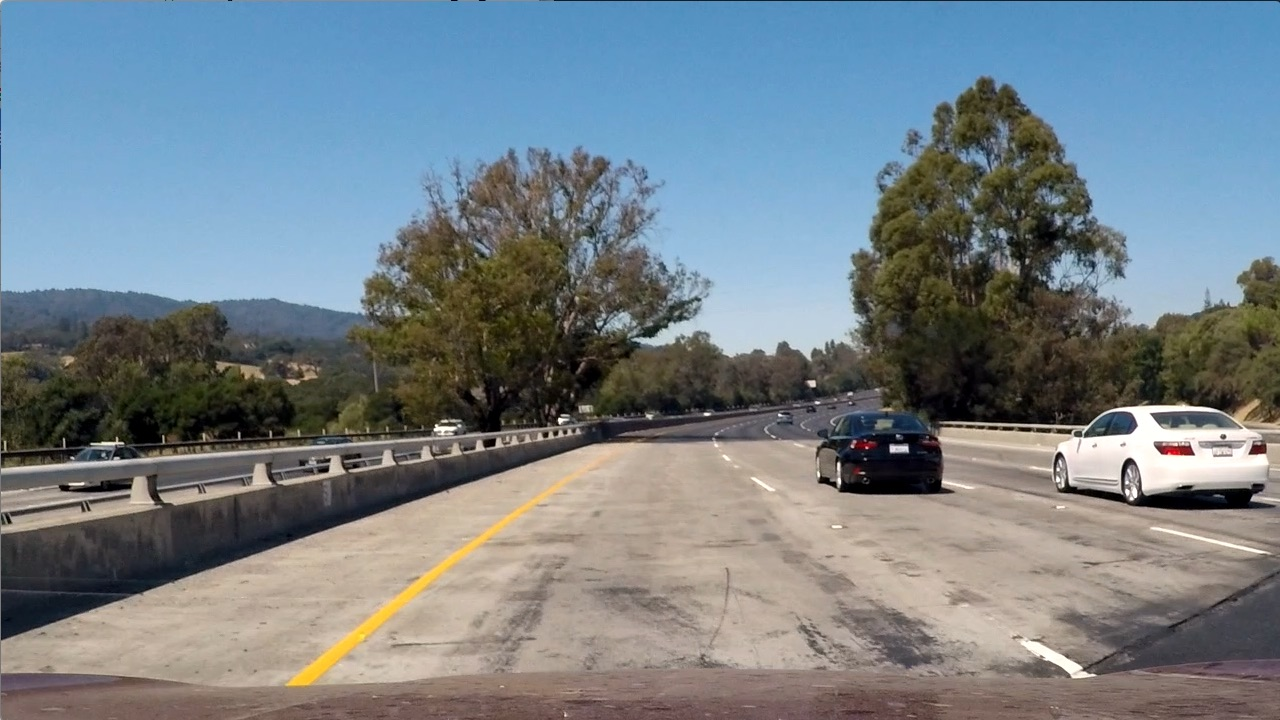
#> input picture test_images/test1.jpg, 1280 x 720 px
$ jupyter execute pipeline_for_advanced_land_line_detection.ipynb   (shell and % lines are left out)   (older library calls are emulated)
#> lines starting #> are read from the running program, lines starting #| are printed output that depends on the picture; long printed decimals are rounded
### undistort.py
import cv2
import argparse
import pickle

def undistort(img, mtx, dist):
    '''
    Transforms an image to compensate radial and tangential lens distortion.

    Input:
        img: distored image
    Output:
       undistorted_img: corrected image
    '''
    undistorted_img = cv2.undistort(img, mtx, dist, None, mtx)
    return undistorted_img

# [38 lines that do not run on import are left out]

### threshold_select.py
import cv2
import numpy as np

def bgr_to_rgb(img):
    '''
    Transform an image from BGR to RGB
    Input:
        img: image in BGR colorspace
    Output:
        rgb: image in RGB colorspace
    '''
    rgb = cv2.cvtColor(img, cv2.COLOR_BGR2RGB)
    return rgb

# [10 lines left out: function rgb_to_grayscale, not called in this run]

def rgb_to_hls(img):
    '''
    Transform an image from RGB to GRAYSCALE
    Input:
        img: image in RGB colorspace
    Output:
        hls: image in HLS colorspace
    '''
    hls = cv2.cvtColor(img, cv2.COLOR_RGB2HLS)
    return hls

def hls_channel_select(hls, thresh=(0, 255), channel=2):
    '''
    Thresholds the S-channel of HLS

    Input:
        hls: image in HLS colorspace
        thresh: lower and upper bound of the threshold
        channel: the channel to perform threshold select 0-H, 1-L, 2-S (default=2)
    Output:
        hls_binary: binary output of the threshold select
    '''
    channel_select = hls[:,:,channel]
    hls_binary = np.zeros_like(channel_select)
    hls_binary[(channel_select > thresh[0]) & (channel_select <= thresh[1])] = 1
    return hls_binary

# [42 lines left out: functions mag_sobel_hls, dir_sobel_hls, not called in this run]

def sobel_hls(hls, thresh=(0, 255), gradient='x', channel=2, sobel_kernel=3):
    '''
    Thresholds the gradient for a given sobel kernel size

    Input:
        hls: image in HLS colorspace
        thresh: lower and upper bound of the threshold (default=(0,255))
        gradient: the gradient direction 'x' or 'y' (default='x')
        channel: the channel to perform threshold select 0-H, 1-L, 2-S (default=2)
        sobel_kernel: sobel kernel size (default=3)
    Output:
        binary_output: binary output of the threshold select
    '''
    channel_select = hls[:,:,channel]
    if gradient == 'x':
        sobel = cv2.Sobel(channel_select, cv2.CV_64F, 1, 0, ksize=sobel_kernel) # Take the derivative in x
    if gradient == 'y':
        sobel = cv2.Sobel(channel_select, cv2.CV_64F, 0, 1, ksize=sobel_kernel) # Take the derivative in y
    abs_sobel = np.absolute(sobel)
    scaled_sobel = np.uint8(255*abs_sobel/np.max(abs_sobel))

    binary_output = np.zeros_like(channel_select)
    binary_output[(scaled_sobel > thresh[0]) & (scaled_sobel <= thresh[1])] = 1
    return binary_output

### mask.py
import numpy as np
import cv2

def calculate_vertices(image, height_percentage = 0.5,
                       top_width_percentage = 0.04,
                       bottom_width_percentage = 0.90):
    '''
    Calculate vertices for a polygon

    Input:
        image: input image
        height_percentage: height percentage of the image's height to calculate the vertices of the polygon
        top_width_percentage: top percentage of the image's width to calculate the vertices of the polygon
        bottom_width_percentage: bottom percentage of the image's width to calculate the vertices of the polygon
    Output:
        vertices: 4 vertices to form the polygon
    '''
    imshape = image.shape
    top_y = int(imshape[0] * (1 - height_percentage))
    top_left_x = int(imshape[1] * (1 - top_width_percentage)/2)
    top_right_x = int(imshape[1] - imshape[1] * (1 - top_width_percentage)/2)
    bottom_y = int(imshape[0])
    bottom_left_x = int(imshape[1] * (1 - bottom_width_percentage)/2)
    bottom_right_x = int(imshape[1] - imshape[1] * (1 - bottom_width_percentage)/2)
    vertices = np.array([[(bottom_left_x, bottom_y),
                          (top_left_x, top_y),
                          (top_right_x, top_y),
                          (bottom_right_x, bottom_y)]],
                        dtype=np.int32)
    return vertices

def region_of_interest(img, vertices):
    """
    Applies an image mask.

    Only keeps the region of the image defined by the polygon
    formed from `vertices`. The rest of the image is set to black.

    Input:
        img: imput image
        vertices: vertices to form the polygon mask
    Output:
        masked_image: masked image
    """
    #defining a blank mask to start with
    mask = np.zeros_like(img)

    #defining a 3 channel or 1 channel color to fill the mask with depending on the input image
    if len(img.shape) > 2:
        channel_count = img.shape[2]  # i.e. 3 or 4 depending on your image
        ignore_mask_color = (255,) * channel_count
    else:
        ignore_mask_color = 255

    #filling pixels inside the polygon defined by "vertices" with the fill color
    cv2.fillPoly(mask, vertices, ignore_mask_color)

    #returning the image only where mask pixels are nonzero
    masked_image = cv2.bitwise_and(img, mask)
    return masked_image

### perspective_transform.py
import numpy as np
import cv2
from numpy.linalg import inv

def perspective_transform(image):
    '''
    Perform perspective transform
    Input:
      image: image before perspective transform
    Output:
      warped_image: image after perspective transform
    '''
    src = np.float32([[200, 720],[1100, 720],[580, 455],[700, 455]])
    dst = np.float32([[300, 720],[1000, 720],[300, 0],[1000, 0]])

    M = cv2.getPerspectiveTransform(src, dst)
    Minv = inv(M)
    img_size = (image.shape[1], image.shape[0])
    warped_image = cv2.warpPerspective(image, M, img_size, flags=cv2.INTER_LINEAR)
    return warped_image, M, Minv

### pipeline_for_advanced_land_line_detection.ipynb
# Pipeline for advanced line detection

## 0. Import Packages

[cell 1]
import pickle
import matplotlib.pyplot as plt
import matplotlib.cm as cm
import cv2
import numpy as np
import glob
import os
from undistort import undistort
from threshold_select import bgr_to_rgb, rgb_to_grayscale, rgb_to_hls, hls_channel_select, mag_sobel_hls, dir_sobel_hls, sobel_hls
from perspective_transform import perspective_transform
from mask import calculate_vertices, region_of_interest

print('Done Importing')

## 1. Load Camera Calibration Data

[cell 2]
image_path = glob.glob('./test_images/test1.jpg')[0]
image_filename = os.path.basename(image_path)
image = cv2.imread(image_path)
#> image is the input picture: shape (720, 1280, 3); mean B, G, R 135.5, 128.7, 117.5

camera_calibration_file = './camera_calibration.p'
with open(camera_calibration_file, mode='rb') as f:
#> (reads camera_calibration.p from the repository)
    cali_data = pickle.load(f)
mtx, dist = cali_data['mtx'], cali_data['dist']
print('Camera matrix:', mtx)
print('Distortion coefficients: ', dist)

## 2. Image Processing
#### 2.1 Distortion correction
#### 2.2 Color/gradient threshold
#### 2.3 Masking
#### 2.4 Perspective transform

[cell 3]

f, axes = plt.subplots(1, 5, figsize=(30,30))
axes = axes.ravel()

fname = os.path.basename(image_filename)
axes[0].imshow(cv2.cvtColor(image, cv2.COLOR_BGR2RGB))
axes[0].set_title(fname, fontsize=15)

undistorted_image = undistort(image, mtx, dist)
axes[1].imshow(cv2.cvtColor(undistorted_image, cv2.COLOR_BGR2RGB))
axes[1].set_title('Undistorted', fontsize=15)
cv2.imwrite('undistort.jpg', undistorted_image)

rgb = bgr_to_rgb(undistorted_image)
hls = rgb_to_hls(rgb)
hls_binary = hls_channel_select(hls, thresh=(125, 255), channel=2)
x_sobel_binary = sobel_hls(hls, thresh=(30,150), gradient='x', channel=1)

binary_select = cv2.bitwise_or(hls_binary, x_sobel_binary)
axes[2].imshow(x_sobel_binary, cmap='gray')
axes[2].set_title('Thresholded S + Thresholded gradient', fontsize=15)
plt.imsave('s_binary.jpg', hls_binary, cmap=cm.gray)
plt.imsave('x_sobel.jpg', x_sobel_binary, cmap=cm.gray)
plt.imsave('binary_select.jpg', binary_select, cmap=cm.gray)

vertices = calculate_vertices(binary_select)
#> vertices = [[63, 720], [614, 360], [665, 360], [1216, 720]]
masked_edges = region_of_interest(binary_select, vertices)
axes[3].imshow(masked_edges, cmap='gray')
axes[3].set_title('Masked Image', fontsize=15)
plt.imsave('masked.jpg', masked_edges, cmap=cm.gray)

binary_warped, M, Minv = perspective_transform(masked_edges)
#> M = [[-0.574, -1.55, 1007.6], [-2.07e-16, -2.01, 912.5], [0, -0.00241, 1]]; Minv = [[-1.74, 7.81, -5370.5], [-1.82e-15, 5.07, -4623], [-4.4e-18, 0.0122, -10.16]]
axes[4].imshow(binary_warped, cmap='gray')
axes[4].set_title('Perspective transformed')
plt.imsave('warped.jpg', binary_warped, cmap=cm.gray)

## 3. Detect Land Lines

[cell 4]
# Assuming you have created a warped binary image called "binary_warped"
# Take a histogram of the bottom half of the image
histogram = np.sum(binary_warped[binary_warped.shape[0]//2:,:], axis=0)
#> histogram = 1280 values, max 353 at index 348, min 0 at index 0, mean 13.77
# Create an output image to draw on and  visualize the result
out_img = np.dstack((binary_warped, binary_warped, binary_warped))*255
# Find the peak of the left and right halves of the histogram
# These will be the starting point for the left and right lines
midpoint = np.int(histogram.shape[0]/2)
leftx_base = np.argmax(histogram[:midpoint])
#> leftx_base = 348
rightx_base = np.argmax(histogram[midpoint:]) + midpoint
#> rightx_base = 1048

# Choose the number of sliding windows
nwindows = 9
# Set height of windows
window_height = np.int(binary_warped.shape[0]/nwindows)
# Identify the x and y positions of all nonzero pixels in the image
nonzero = binary_warped.nonzero()
#> nonzero = 47518 positions, rows 0 to 713, columns 7 to 1279
nonzeroy = np.array(nonzero[0])
nonzerox = np.array(nonzero[1])
# Current positions to be updated for each window
leftx_current = leftx_base
#> leftx_current = 348
rightx_current = rightx_base
#> rightx_current = 1048
# Set the width of the windows +/- margin
margin = 100
# Set minimum number of pixels found to recenter window
minpix = 50
# Create empty lists to receive left and right lane pixel indices
left_lane_inds = []
right_lane_inds = []

# Step through the windows one by one
for window in range(nwindows):
    # Identify window boundaries in x and y (and right and left)
    win_y_low = binary_warped.shape[0] - (window+1)*window_height
    win_y_high = binary_warped.shape[0] - window*window_height
    win_xleft_low = leftx_current - margin
    win_xleft_high = leftx_current + margin
    win_xright_low = rightx_current - margin
    win_xright_high = rightx_current + margin
    # Draw the windows on the visualization image
    cv2.rectangle(out_img,(win_xleft_low,win_y_low),(win_xleft_high,win_y_high),
    (0,255,0), 2)
    cv2.rectangle(out_img,(win_xright_low,win_y_low),(win_xright_high,win_y_high),
    (0,255,0), 2)
    # Identify the nonzero pixels in x and y within the window
    good_left_inds = ((nonzeroy >= win_y_low) & (nonzeroy < win_y_high) &
    (nonzerox >= win_xleft_low) &  (nonzerox < win_xleft_high)).nonzero()[0]
    good_right_inds = ((nonzeroy >= win_y_low) & (nonzeroy < win_y_high) &
    (nonzerox >= win_xright_low) &  (nonzerox < win_xright_high)).nonzero()[0]
    # Append these indices to the lists
    left_lane_inds.append(good_left_inds)
    right_lane_inds.append(good_right_inds)
    # If you found > minpix pixels, recenter next window on their mean position
    if len(good_left_inds) > minpix:
        leftx_current = np.int(np.mean(nonzerox[good_left_inds]))
    if len(good_right_inds) > minpix:
        rightx_current = np.int(np.mean(nonzerox[good_right_inds]))
#> this loop made 9 passes
#> (win_xleft_low, win_xleft_high, win_xright_low, win_xright_high, leftx_current, rightx_current) on passes 1, 3, 5, 6: (248, 448, 948, 1148, 337, 1037), (237, 437, 937, 1137, 345, 1060), (256, 456, 960, 1160, 369, 1059), (269, 469, 959, 1159, 387, 1066)
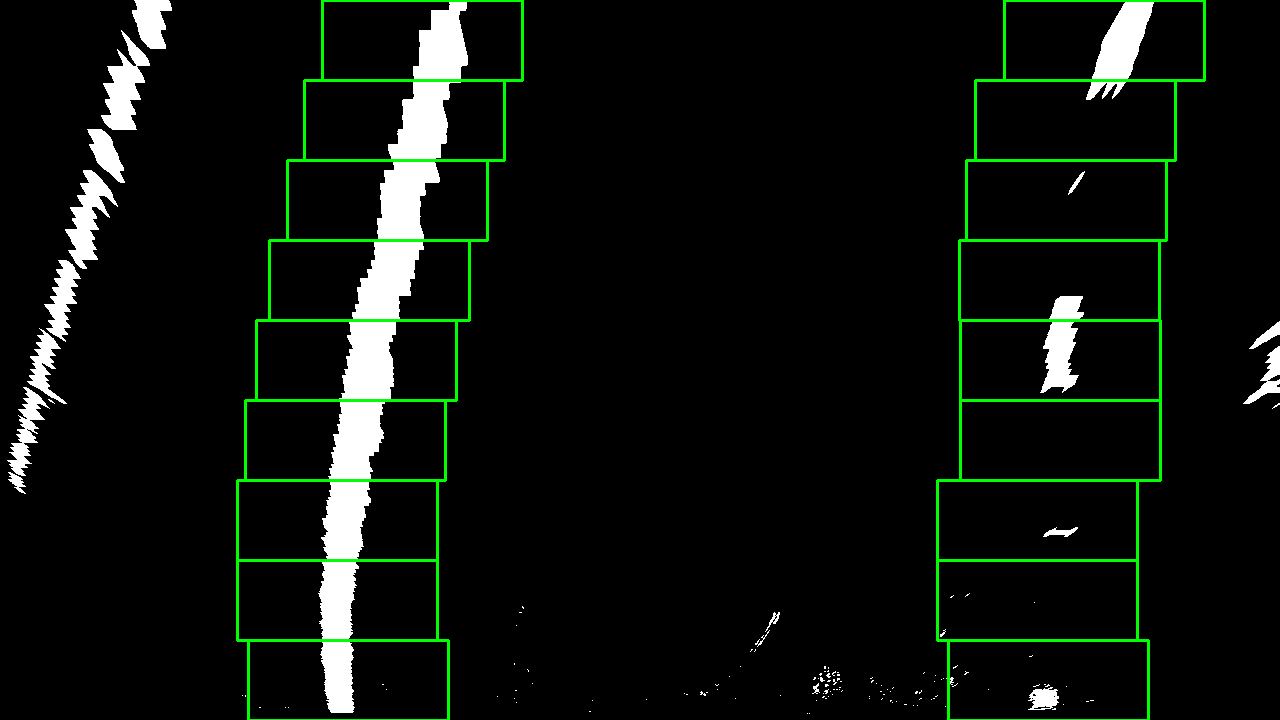
#> out_img: shape (720, 1280, 3); mean of channels 0, 1, 2 12.8, 18.3, 12.8; drawn as B, G, R
#> after the loop, left_lane_inds = 9 items; right_lane_inds = 9 items

# Concatenate the arrays of indices
left_lane_inds = np.concatenate(left_lane_inds)
right_lane_inds = np.concatenate(right_lane_inds)
#> right_lane_inds = 6675 values, max 47444 at index 571, min 53 at index 3793, mean 18341.8

# Extract left and right line pixel positions
leftx = nonzerox[left_lane_inds]
lefty = nonzeroy[left_lane_inds]
rightx = nonzerox[right_lane_inds]
#> rightx = 6675 values, max 1154 at index 3821, min 940 at index 593, mean 1088.3
righty = nonzeroy[right_lane_inds]
#> righty = 6675 values, max 709 at index 551, min 0 at index 3793, mean 229.5

# Fit a second order polynomial to each
left_fit = np.polyfit(lefty, leftx, 2)
#> left_fit = [0.000195, -0.315, 457.7]
right_fit = np.polyfit(righty, rightx, 2)
#> right_fit = [0.000215, -0.287, 1133.5]

# Generate x and y values for plotting
ploty = np.linspace(0, binary_warped.shape[0]-1, binary_warped.shape[0] )
left_fitx = left_fit[0]*ploty**2 + left_fit[1]*ploty + left_fit[2]
#> left_fitx = 720 values, max 457.7 at index 0, min 332.1 at index 719, mean 378.1
right_fitx = right_fit[0]*ploty**2 + right_fit[1]*ploty + right_fit[2]
#> right_fitx = 720 values, max 1133.5 at index 0, min 1037.7 at index 668, mean 1067.4

out_img[nonzeroy[left_lane_inds], nonzerox[left_lane_inds]] = [255, 0, 0]
out_img[nonzeroy[right_lane_inds], nonzerox[right_lane_inds]] = [0, 0, 255]

[cell 5]

plt.imshow(out_img)
plt.plot(left_fitx, ploty, color='yellow')
plt.plot(right_fitx, ploty, color='yellow')
plt.savefig('slidding_window.jpg')

[cell 6]
# Assume you now have a new warped binary image
# from the next frame of video (also called "binary_warped")
# It's now much easier to find line pixels!
nonzero = binary_warped.nonzero()
nonzeroy = np.array(nonzero[0])
nonzerox = np.array(nonzero[1])
margin = 100
left_lane_inds = ((nonzerox > (left_fit[0]*(nonzeroy**2) + left_fit[1]*nonzeroy +
left_fit[2] - margin)) & (nonzerox < (left_fit[0]*(nonzeroy**2) +
left_fit[1]*nonzeroy + left_fit[2] + margin)))

right_lane_inds = ((nonzerox > (right_fit[0]*(nonzeroy**2) + right_fit[1]*nonzeroy +
right_fit[2] - margin)) & (nonzerox < (right_fit[0]*(nonzeroy**2) +
right_fit[1]*nonzeroy + right_fit[2] + margin)))

# Again, extract left and right line pixel positions
leftx = nonzerox[left_lane_inds]
lefty = nonzeroy[left_lane_inds]
rightx = nonzerox[right_lane_inds]
#> rightx = 6679 values, max 1154 at index 28, min 940 at index 6094, mean 1088.3
righty = nonzeroy[right_lane_inds]
#> righty = 6679 values from 0 to 709
# Fit a second order polynomial to each
left_fit = np.polyfit(lefty, leftx, 2)
#> left_fit = [0.000194, -0.315, 457.7]
right_fit = np.polyfit(righty, rightx, 2)
#> right_fit = [0.000212, -0.286, 1133.4]
# Generate x and y values for plotting
ploty = np.linspace(0, binary_warped.shape[0]-1, binary_warped.shape[0] )
left_fitx = left_fit[0]*ploty**2 + left_fit[1]*ploty + left_fit[2]
#> left_fitx = 720 values, max 457.7 at index 0, min 332 at index 719, mean 378.1
right_fitx = right_fit[0]*ploty**2 + right_fit[1]*ploty + right_fit[2]
#> right_fitx = 720 values, max 1133.4 at index 0, min 1037.2 at index 674, mean 1067.3

# Create an image to draw on and an image to show the selection window
out_img = np.dstack((binary_warped, binary_warped, binary_warped))*255
window_img = np.zeros_like(out_img)
# Color in left and right line pixels
out_img[nonzeroy[left_lane_inds], nonzerox[left_lane_inds]] = [255, 0, 0]
out_img[nonzeroy[right_lane_inds], nonzerox[right_lane_inds]] = [0, 0, 255]

# Generate a polygon to illustrate the search window area
# And recast the x and y points into usable format for cv2.fillPoly()
left_line_window1 = np.array([np.transpose(np.vstack([left_fitx-margin, ploty]))])
#> left_line_window1 = 720 pairs, first value 232 to 357.7, second value 0 to 719
left_line_window2 = np.array([np.flipud(np.transpose(np.vstack([left_fitx+margin,
                          ploty])))])
#> left_line_window2 = 720 pairs, first value 432 to 557.7, second value 0 to 719
left_line_pts = np.hstack((left_line_window1, left_line_window2))
#> left_line_pts = 1440 pairs, first value 232 to 557.7, second value 0 to 719
right_line_window1 = np.array([np.transpose(np.vstack([right_fitx-margin, ploty]))])
#> right_line_window1 = 720 pairs, first value 937.2 to 1033.4, second value 0 to 719
right_line_window2 = np.array([np.flipud(np.transpose(np.vstack([right_fitx+margin,
                          ploty])))])
#> right_line_window2 = 720 pairs, first value 1137.2 to 1233.4, second value 0 to 719
right_line_pts = np.hstack((right_line_window1, right_line_window2))
#> right_line_pts = 1440 pairs, first value 937.2 to 1233.4, second value 0 to 719

# Draw the lane onto the warped blank image
cv2.fillPoly(window_img, np.int_([left_line_pts]), (0,255, 0))
cv2.fillPoly(window_img, np.int_([right_line_pts]), (0,255, 0))
result = cv2.addWeighted(out_img, 1, window_img, 0.3, 0)

[cell 7]

plt.imshow(result)
plt.plot(left_fitx, ploty, color='yellow')
plt.plot(right_fitx, ploty, color='yellow')
plt.savefig('skipping_window.jpg')
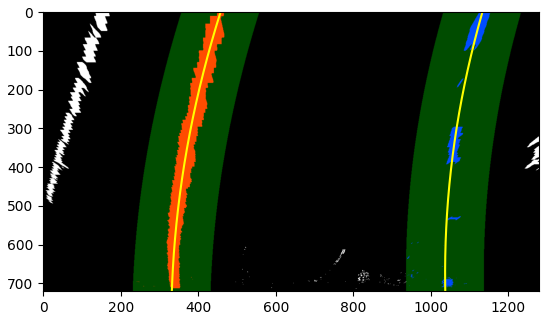
#> figure drawn by matplotlib, 1 panel

## 4. Calculate Curvature

[cell 8]
# Define y-value where we want radius of curvature
# I'll choose the maximum y-value, corresponding to the bottom of the image
y_eval = np.max(ploty)
left_curverad = ((1 + (2*left_fit[0]*y_eval + left_fit[1])**2)**1.5) / np.absolute(2*left_fit[0])
#> left_curverad = 2576
right_curverad = ((1 + (2*right_fit[0]*y_eval + right_fit[1])**2)**1.5) / np.absolute(2*right_fit[0])
#> right_curverad = 2359.1
print(left_curverad, right_curverad)
#| 2576.002 2359.136
# Example values: 1926.74 1908.48

[cell 9]
# Define conversions in x and y from pixels space to meters
ym_per_pix = 30/720 # meters per pixel in y dimension
xm_per_pix = 3.7/700 # meters per pixel in x dimension

# Fit new polynomials to x,y in world space
left_fit_cr = np.polyfit(lefty*ym_per_pix, leftx*xm_per_pix, 2)
#> left_fit_cr = [0.000592, -0.0399, 2.42]
right_fit_cr = np.polyfit(righty*ym_per_pix, rightx*xm_per_pix, 2)
#> right_fit_cr = [0.000646, -0.0362, 5.99]
# Calculate the new radii of curvature
left_curverad = ((1 + (2*left_fit_cr[0]*y_eval*ym_per_pix + left_fit_cr[1])**2)**1.5) / np.absolute(2*left_fit_cr[0])
#> left_curverad = 844.6
right_curverad = ((1 + (2*right_fit_cr[0]*y_eval*ym_per_pix + right_fit_cr[1])**2)**1.5) / np.absolute(2*right_fit_cr[0])
#> right_curverad = 774.4
# Now our radius of curvature is in meters
print(left_curverad, 'm', right_curverad, 'm')
#| 844.573 m 774.445 m
# Example values: 632.1 m    626.2 m

[cell 10]
# Create an image to draw the lines on
warp_zero = np.zeros_like(binary_warped).astype(np.uint8)
color_warp = np.dstack((warp_zero, warp_zero, warp_zero))

# Recast the x and y points into usable format for cv2.fillPoly()
pts_left = np.array([np.transpose(np.vstack([left_fitx, ploty]))])
#> pts_left = 720 pairs, first value 332 to 457.7, second value 0 to 719
pts_right = np.array([np.flipud(np.transpose(np.vstack([right_fitx, ploty])))])
#> pts_right = 720 pairs, first value 1037.2 to 1133.4, second value 0 to 719
pts = np.hstack((pts_left, pts_right))
#> pts = 1440 pairs, first value 332 to 1133.4, second value 0 to 719

# Draw the lane onto the warped blank image
cv2.fillPoly(color_warp, np.int_([pts]), (0,255, 0))

# Warp the blank back to original image space using inverse perspective matrix (Minv)
newwarp = cv2.warpPerspective(color_warp, Minv, (image.shape[1], image.shape[0]))
# Combine the result with the original image
result = cv2.addWeighted(undistorted_image, 1, newwarp, 0.3, 0)

mean_curverad = (left_curverad + right_curverad)/2
#> mean_curverad = 809.5

cv2.putText(result, text='Radius of Curvature = {0:} (m)'.format(int(mean_curverad)), org=(100,100), fontFace=2, fontScale=1.5,
           color=(255,255,255), thickness=3)
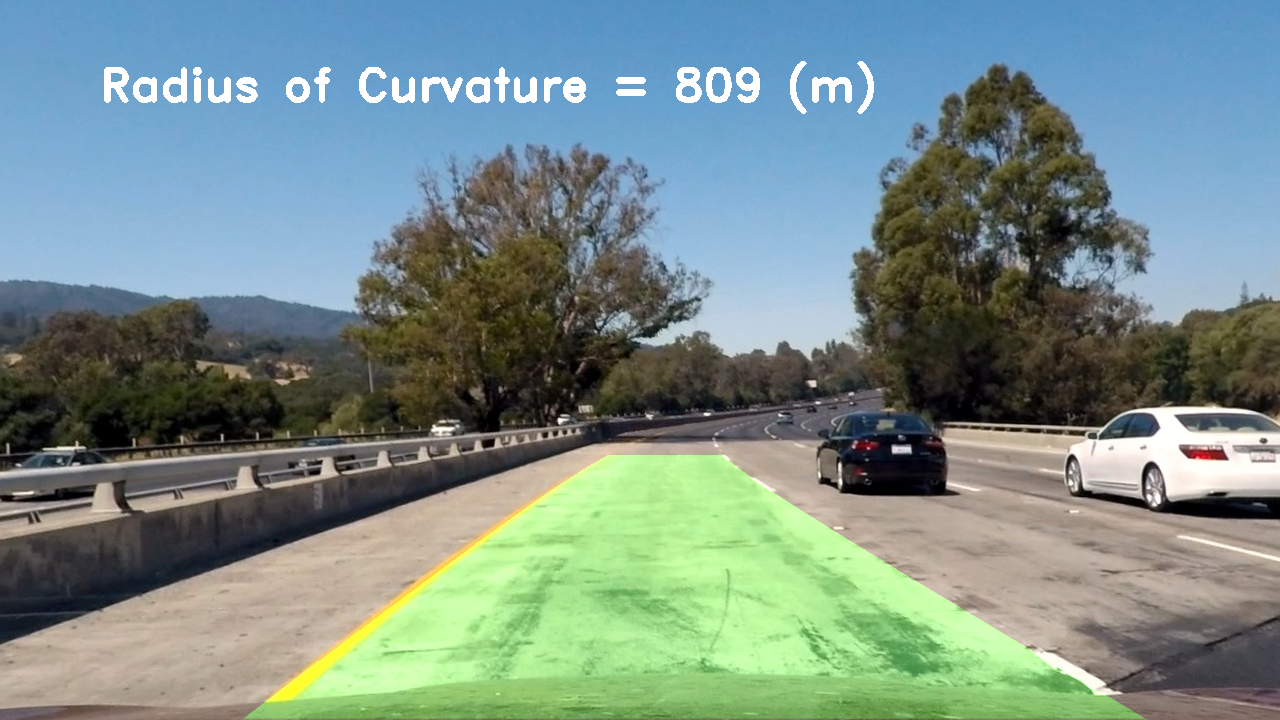
#> result: shape (720, 1280, 3); mean B, G, R 136.8, 141.9, 120.9

plt.imshow(cv2.cvtColor(result, cv2.COLOR_BGR2RGB))
cv2.imwrite('annotated.jpg', result)
#> Out = True
